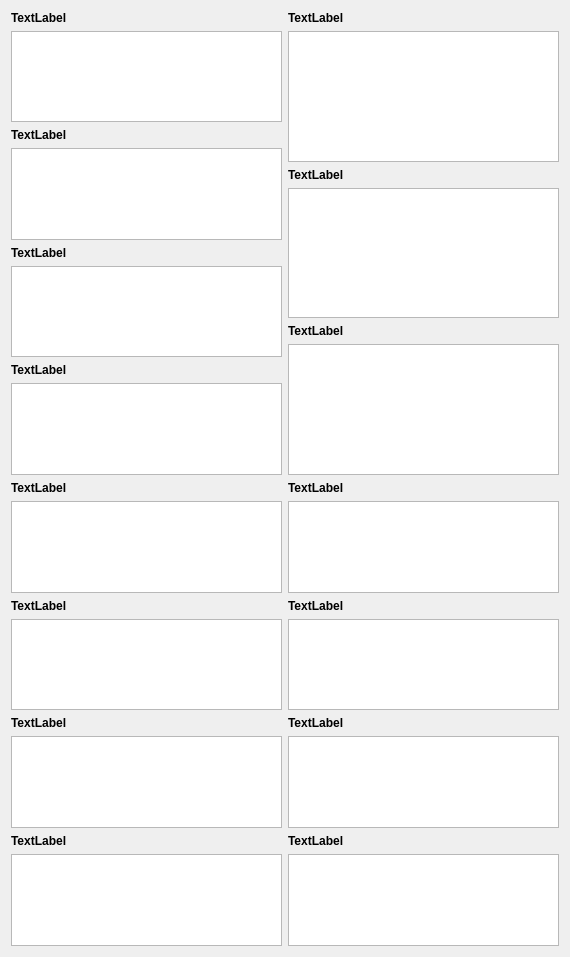
<?xml version="1.0" encoding="UTF-8"?>
<ui version="4.0">
 <class>BaseWidgets::Internal::BaseFormWidget</class>
 <widget class="QWidget" name="BaseWidgets::Internal::BaseFormWidget">
  <property name="geometry">
   <rect>
    <x>0</x>
    <y>0</y>
    <width>570</width>
    <height>957</height>
   </rect>
  </property>
  <property name="windowTitle">
   <string/>
  </property>
  <layout class="QGridLayout" name="gridLayout">
   <item row="0" column="0">
    <layout class="QVBoxLayout" name="verticalLayout">
     <item>
      <widget class="QLabel" name="hematoLabel">
       <property name="font">
        <font>
         <weight>75</weight>
         <bold>true</bold>
        </font>
       </property>
       <property name="text">
        <string>TextLabel</string>
       </property>
      </widget>
     </item>
     <item>
      <widget class="QListView" name="hemato">
       <property name="alternatingRowColors">
        <bool>true</bool>
       </property>
       <property name="verticalScrollMode">
        <enum>QAbstractItemView::ScrollPerPixel</enum>
       </property>
       <property name="horizontalScrollMode">
        <enum>QAbstractItemView::ScrollPerPixel</enum>
       </property>
      </widget>
     </item>
     <item>
      <widget class="QLabel" name="electroLabel">
       <property name="font">
        <font>
         <weight>75</weight>
         <bold>true</bold>
        </font>
       </property>
       <property name="text">
        <string>TextLabel</string>
       </property>
      </widget>
     </item>
     <item>
      <widget class="QListView" name="electrolytes">
       <property name="alternatingRowColors">
        <bool>true</bool>
       </property>
       <property name="verticalScrollMode">
        <enum>QAbstractItemView::ScrollPerPixel</enum>
       </property>
       <property name="horizontalScrollMode">
        <enum>QAbstractItemView::ScrollPerPixel</enum>
       </property>
      </widget>
     </item>
     <item>
      <widget class="QLabel" name="protLabel">
       <property name="font">
        <font>
         <weight>75</weight>
         <bold>true</bold>
        </font>
       </property>
       <property name="text">
        <string>TextLabel</string>
       </property>
      </widget>
     </item>
     <item>
      <widget class="QListView" name="prots">
       <property name="alternatingRowColors">
        <bool>true</bool>
       </property>
       <property name="verticalScrollMode">
        <enum>QAbstractItemView::ScrollPerPixel</enum>
       </property>
       <property name="horizontalScrollMode">
        <enum>QAbstractItemView::ScrollPerPixel</enum>
       </property>
      </widget>
     </item>
     <item>
      <widget class="QLabel" name="metabLabel">
       <property name="font">
        <font>
         <weight>75</weight>
         <bold>true</bold>
        </font>
       </property>
       <property name="text">
        <string>TextLabel</string>
       </property>
      </widget>
     </item>
     <item>
      <widget class="QListView" name="metabolic">
       <property name="alternatingRowColors">
        <bool>true</bool>
       </property>
       <property name="verticalScrollMode">
        <enum>QAbstractItemView::ScrollPerPixel</enum>
       </property>
       <property name="horizontalScrollMode">
        <enum>QAbstractItemView::ScrollPerPixel</enum>
       </property>
      </widget>
     </item>
     <item>
      <spacer name="verticalSpacer_2">
       <property name="orientation">
        <enum>Qt::Vertical</enum>
       </property>
       <property name="sizeHint" stdset="0">
        <size>
         <width>20</width>
         <height>40</height>
        </size>
       </property>
      </spacer>
     </item>
    </layout>
   </item>
   <item row="0" column="1">
    <layout class="QVBoxLayout" name="verticalLayout_2">
     <item>
      <widget class="QLabel" name="coagLabel">
       <property name="font">
        <font>
         <weight>75</weight>
         <bold>true</bold>
        </font>
       </property>
       <property name="text">
        <string>TextLabel</string>
       </property>
      </widget>
     </item>
     <item>
      <widget class="QListView" name="coag">
       <property name="verticalScrollBarPolicy">
        <enum>Qt::ScrollBarAlwaysOff</enum>
       </property>
       <property name="alternatingRowColors">
        <bool>true</bool>
       </property>
       <property name="verticalScrollMode">
        <enum>QAbstractItemView::ScrollPerPixel</enum>
       </property>
       <property name="horizontalScrollMode">
        <enum>QAbstractItemView::ScrollPerPixel</enum>
       </property>
      </widget>
     </item>
     <item>
      <widget class="QLabel" name="kidneyLabel">
       <property name="font">
        <font>
         <weight>75</weight>
         <bold>true</bold>
        </font>
       </property>
       <property name="text">
        <string>TextLabel</string>
       </property>
      </widget>
     </item>
     <item>
      <widget class="QListView" name="kidney">
       <property name="alternatingRowColors">
        <bool>true</bool>
       </property>
       <property name="verticalScrollMode">
        <enum>QAbstractItemView::ScrollPerPixel</enum>
       </property>
       <property name="horizontalScrollMode">
        <enum>QAbstractItemView::ScrollPerPixel</enum>
       </property>
      </widget>
     </item>
     <item>
      <widget class="QLabel" name="liverLabel">
       <property name="font">
        <font>
         <weight>75</weight>
         <bold>true</bold>
        </font>
       </property>
       <property name="text">
        <string>TextLabel</string>
       </property>
      </widget>
     </item>
     <item>
      <widget class="QListView" name="liver">
       <property name="alternatingRowColors">
        <bool>true</bool>
       </property>
       <property name="verticalScrollMode">
        <enum>QAbstractItemView::ScrollPerPixel</enum>
       </property>
       <property name="horizontalScrollMode">
        <enum>QAbstractItemView::ScrollPerPixel</enum>
       </property>
      </widget>
     </item>
     <item>
      <spacer name="verticalSpacer">
       <property name="orientation">
        <enum>Qt::Vertical</enum>
       </property>
       <property name="sizeHint" stdset="0">
        <size>
         <width>20</width>
         <height>40</height>
        </size>
       </property>
      </spacer>
     </item>
    </layout>
   </item>
   <item row="1" column="0">
    <layout class="QVBoxLayout" name="verticalLayout_3">
     <item>
      <widget class="QLabel" name="tumorLabel">
       <property name="font">
        <font>
         <weight>75</weight>
         <bold>true</bold>
        </font>
       </property>
       <property name="text">
        <string>TextLabel</string>
       </property>
      </widget>
     </item>
     <item>
      <widget class="QListView" name="tumor">
       <property name="alternatingRowColors">
        <bool>true</bool>
       </property>
       <property name="verticalScrollMode">
        <enum>QAbstractItemView::ScrollPerPixel</enum>
       </property>
       <property name="horizontalScrollMode">
        <enum>QAbstractItemView::ScrollPerPixel</enum>
       </property>
      </widget>
     </item>
     <item>
      <widget class="QLabel" name="ironLabel">
       <property name="font">
        <font>
         <weight>75</weight>
         <bold>true</bold>
        </font>
       </property>
       <property name="text">
        <string>TextLabel</string>
       </property>
      </widget>
     </item>
     <item>
      <widget class="QListView" name="iron">
       <property name="alternatingRowColors">
        <bool>true</bool>
       </property>
       <property name="verticalScrollMode">
        <enum>QAbstractItemView::ScrollPerPixel</enum>
       </property>
       <property name="horizontalScrollMode">
        <enum>QAbstractItemView::ScrollPerPixel</enum>
       </property>
      </widget>
     </item>
     <item>
      <widget class="QLabel" name="thyroidLabel">
       <property name="font">
        <font>
         <weight>75</weight>
         <bold>true</bold>
        </font>
       </property>
       <property name="text">
        <string>TextLabel</string>
       </property>
      </widget>
     </item>
     <item>
      <widget class="QListView" name="thyroid">
       <property name="alternatingRowColors">
        <bool>true</bool>
       </property>
       <property name="verticalScrollMode">
        <enum>QAbstractItemView::ScrollPerPixel</enum>
       </property>
       <property name="horizontalScrollMode">
        <enum>QAbstractItemView::ScrollPerPixel</enum>
       </property>
      </widget>
     </item>
     <item>
      <widget class="QLabel" name="serologiesLabel">
       <property name="font">
        <font>
         <weight>75</weight>
         <bold>true</bold>
        </font>
       </property>
       <property name="text">
        <string>TextLabel</string>
       </property>
      </widget>
     </item>
     <item>
      <widget class="QListView" name="serologies">
       <property name="alternatingRowColors">
        <bool>true</bool>
       </property>
       <property name="verticalScrollMode">
        <enum>QAbstractItemView::ScrollPerPixel</enum>
       </property>
       <property name="horizontalScrollMode">
        <enum>QAbstractItemView::ScrollPerPixel</enum>
       </property>
      </widget>
     </item>
     <item>
      <spacer name="verticalSpacer_3">
       <property name="orientation">
        <enum>Qt::Vertical</enum>
       </property>
       <property name="sizeHint" stdset="0">
        <size>
         <width>20</width>
         <height>40</height>
        </size>
       </property>
      </spacer>
     </item>
    </layout>
   </item>
   <item row="1" column="1">
    <layout class="QVBoxLayout" name="verticalLayout_4">
     <item>
      <widget class="QLabel" name="prostateLabel">
       <property name="font">
        <font>
         <weight>75</weight>
         <bold>true</bold>
        </font>
       </property>
       <property name="text">
        <string>TextLabel</string>
       </property>
      </widget>
     </item>
     <item>
      <widget class="QListView" name="prostate">
       <property name="verticalScrollBarPolicy">
        <enum>Qt::ScrollBarAlwaysOff</enum>
       </property>
       <property name="alternatingRowColors">
        <bool>true</bool>
       </property>
       <property name="verticalScrollMode">
        <enum>QAbstractItemView::ScrollPerPixel</enum>
       </property>
       <property name="horizontalScrollMode">
        <enum>QAbstractItemView::ScrollPerPixel</enum>
       </property>
      </widget>
     </item>
     <item>
      <widget class="QLabel" name="vitaminsLabel">
       <property name="font">
        <font>
         <weight>75</weight>
         <bold>true</bold>
        </font>
       </property>
       <property name="text">
        <string>TextLabel</string>
       </property>
      </widget>
     </item>
     <item>
      <widget class="QListView" name="vitamins">
       <property name="alternatingRowColors">
        <bool>true</bool>
       </property>
       <property name="verticalScrollMode">
        <enum>QAbstractItemView::ScrollPerPixel</enum>
       </property>
       <property name="horizontalScrollMode">
        <enum>QAbstractItemView::ScrollPerPixel</enum>
       </property>
      </widget>
     </item>
     <item>
      <widget class="QLabel" name="biermerLabel">
       <property name="font">
        <font>
         <weight>75</weight>
         <bold>true</bold>
        </font>
       </property>
       <property name="text">
        <string>TextLabel</string>
       </property>
      </widget>
     </item>
     <item>
      <widget class="QListView" name="biermer">
       <property name="alternatingRowColors">
        <bool>true</bool>
       </property>
       <property name="verticalScrollMode">
        <enum>QAbstractItemView::ScrollPerPixel</enum>
       </property>
       <property name="horizontalScrollMode">
        <enum>QAbstractItemView::ScrollPerPixel</enum>
       </property>
      </widget>
     </item>
     <item>
      <widget class="QLabel" name="prLabel">
       <property name="font">
        <font>
         <weight>75</weight>
         <bold>true</bold>
        </font>
       </property>
       <property name="text">
        <string>TextLabel</string>
       </property>
      </widget>
     </item>
     <item>
      <widget class="QListView" name="pr">
       <property name="alternatingRowColors">
        <bool>true</bool>
       </property>
       <property name="verticalScrollMode">
        <enum>QAbstractItemView::ScrollPerPixel</enum>
       </property>
       <property name="horizontalScrollMode">
        <enum>QAbstractItemView::ScrollPerPixel</enum>
       </property>
      </widget>
     </item>
     <item>
      <spacer name="verticalSpacer_4">
       <property name="orientation">
        <enum>Qt::Vertical</enum>
       </property>
       <property name="sizeHint" stdset="0">
        <size>
         <width>20</width>
         <height>40</height>
        </size>
       </property>
      </spacer>
     </item>
    </layout>
   </item>
  </layout>
 </widget>
 <resources/>
 <connections/>
</ui>
